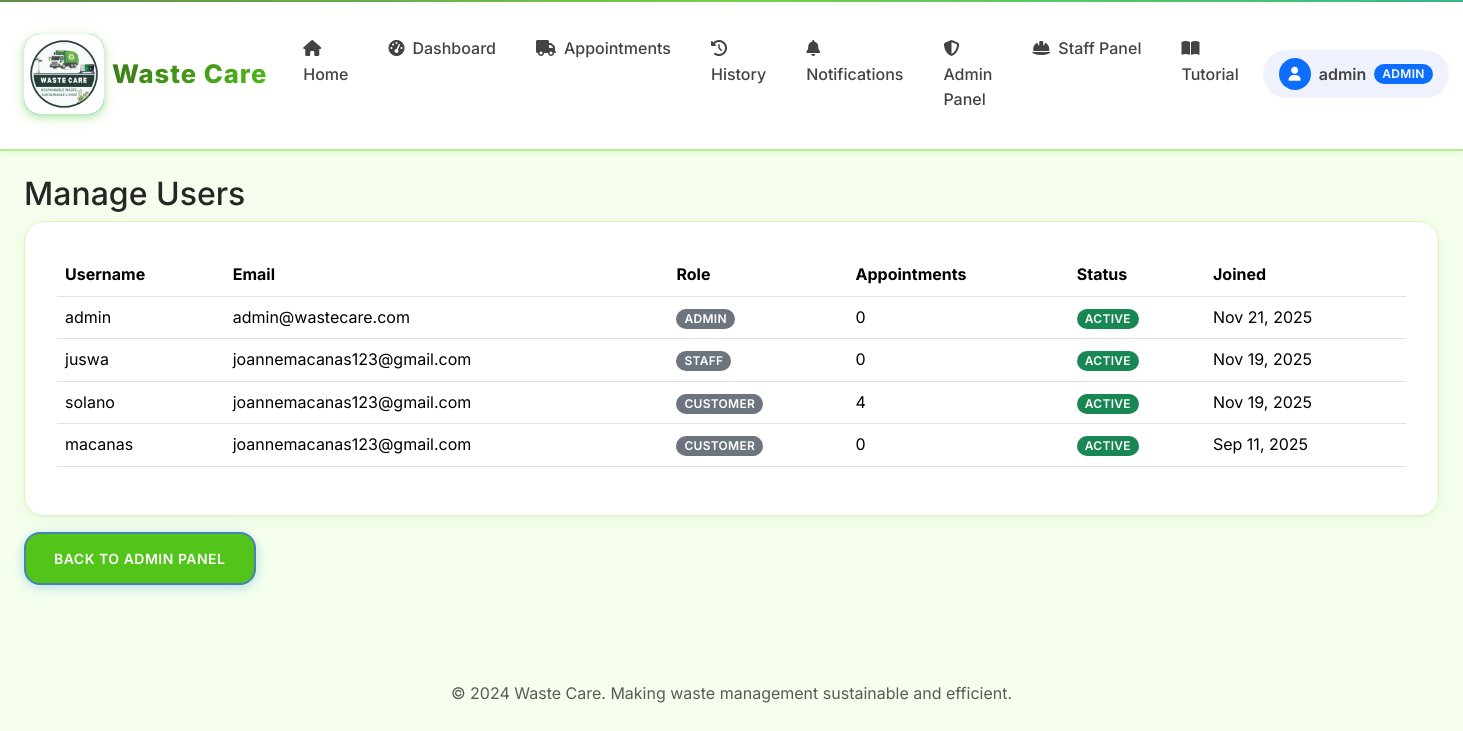
The page /admin-panel/users/ (signed in) on the database as committed earlier.
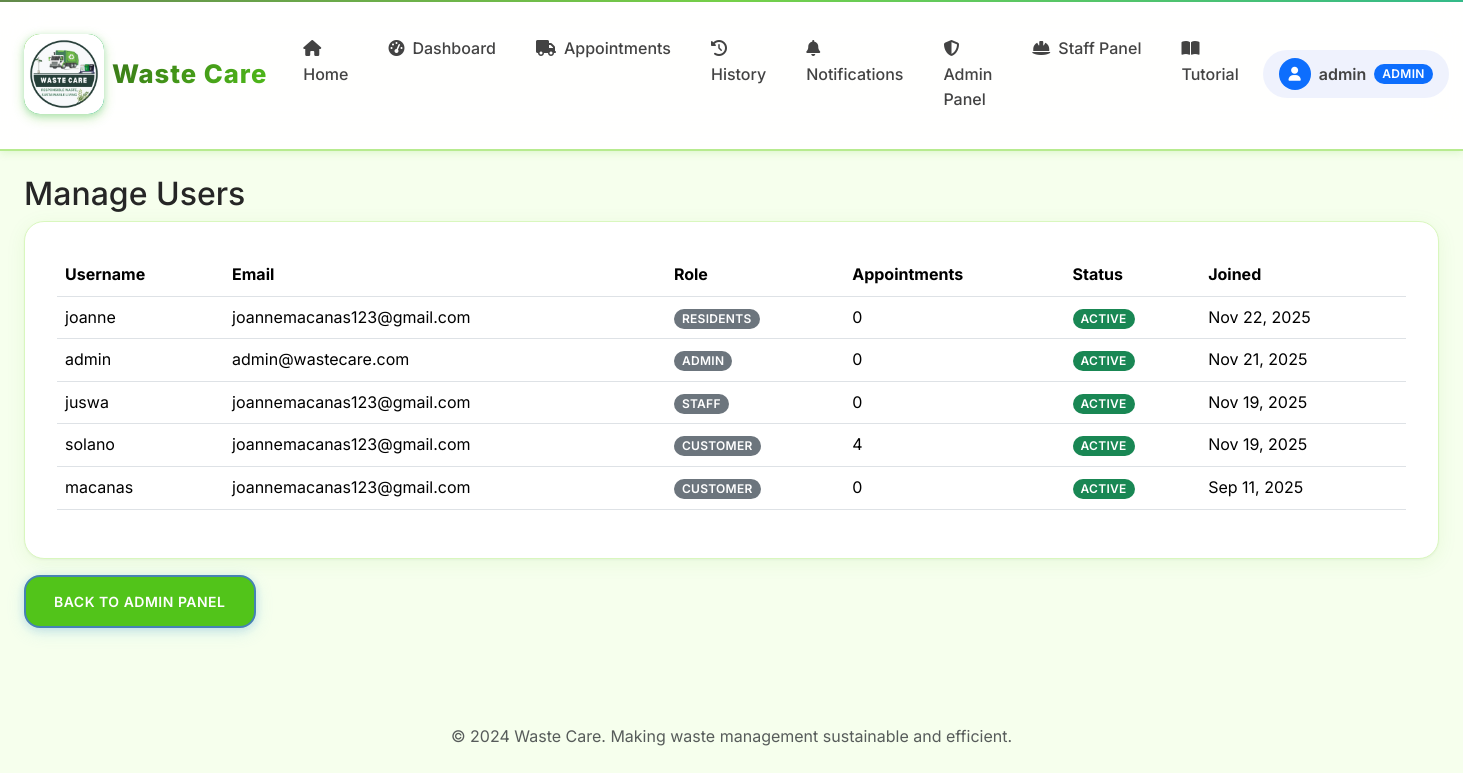
The same page on the database as committed later.
### core/models.py (models this page shows, shortened)
class User(AbstractUser):
    ROLE_CHOICES = [
        ("residents", "Residents"),
        ("staff", "Staff"),
        ("admin", "Admin"),
    ]
    role = models.CharField(max_length=20, choices=ROLE_CHOICES, default="residents")

### core/views.py (the view)
# urls.py: path("admin-panel/users/", views.manage_users, name="manage_users"),
@login_required
@user_passes_test(lambda u: u.role == 'admin' or u.is_superuser)
def manage_users(request):
    users = User.objects.annotate(appointment_count=Count('appointments')).order_by('-date_joined')
    return render(request, "core/manage_users.html", {'users': users})

### core/context_processors.py (called while the page is built)
def navbar_context(request):
    context = {
        'MAPTILER_API_KEY': settings.MAPTILER_API_KEY,
    }
    if request.user.is_authenticated:
        context['unread_notifications'] = Notification.objects.filter(
            user=request.user,
            is_read=False
        ).count()
    else:
        context['unread_notifications'] = 0
    return context

### core/templates/core/manage_users.html
{% extends "base.html" %}
{% block content %}
<h2>Manage Users</h2>
<div class="card">
  <div class="card-body">
    <table class="table">
      <thead>
        <tr>
          <th>Username</th>
          <th>Email</th>
          <th>Role</th>
          <th>Appointments</th>
          <th>Status</th>
          <th>Joined</th>
        </tr>
      </thead>
      <tbody>
        {% for user in users %}
        <tr>
          <td>{{ user.username }}</td>
          <td>{{ user.email }}</td>
          <td><span class="badge bg-secondary">{{ user.get_role_display }}</span></td>
          <td>{{ user.appointment_count }}</td>
          <td>
            {% if user.is_active %}
            <span class="badge bg-success">Active</span>
            {% else %}
            <span class="badge bg-danger">Inactive</span>
            {% endif %}
          </td>
          <td>{{ user.date_joined|date:"M d, Y" }}</td>
        </tr>
        {% endfor %}
      </tbody>
    </table>
  </div>
</div>
<a href="{% url 'core:admin_panel' %}" class="btn btn-secondary mt-3">Back to Admin Panel</a>
{% endblock %}

### waste_care/templates/includes/navbar.html (shortened to what this page needs)
{% load static %}
<nav class="navbar navbar-expand-lg sticky-top">
  <div class="container-fluid px-4">
    <a class="navbar-brand d-flex align-items-center" href="{% url 'core:home' %}">
      <div class="brand-icon me-2">
        <img src="{% static 'img/image1.jpg' %}" alt="Waste Care logo" class="brand-icon-image">
      </div>
      <span class="brand-text">Waste Care</span>
    </a>
    <div class="collapse navbar-collapse" id="navbarNav">
      <ul class="navbar-nav me-auto">
        <li class="nav-item">
          <a class="nav-link {% if request.resolver_match.url_name == 'home' %}active{% endif %}" href="{% url 'core:home' %}">
            <i class="fas fa-home me-2"></i>Home
          </a>
        </li>
        <li class="nav-item dropdown d-none d-lg-block">
          <a class="nav-link dropdown-toggle {% if 'dashboard' in request.resolver_match.url_name %}active{% endif %}" href="#" id="dashboardDropdown" role="button" data-bs-toggle="dropdown" aria-expanded="false">
            <i class="fas fa-tachometer-alt me-2"></i>Dashboard
          </a>
        </li>
        {% if user.role == 'residents' %}
        <li class="nav-item d-none d-lg-block">
          <a class="nav-link {% if 'pickup' in request.resolver_match.url_name %}active{% endif %}" href="{% url 'core:pickup_list' %}">
            <i class="fas fa-truck me-2"></i>Appointments
          </a>
        </li>
        {% else %}
        <li class="nav-item dropdown d-none d-lg-block">
          <a class="nav-link dropdown-toggle " href="#" id="appointmentsDropdown" role="button" data-bs-toggle="dropdown" aria-expanded="false">
            <i class="fas fa-truck me-2"></i>Appointments
          </a>
        </li>
        {% endif %}
        <li class="nav-item">
          <a class="nav-link {% if request.resolver_match.url_name == 'history' %}active{% endif %}" href="{% url 'core:history' %}">
            <i class="fas fa-history me-2"></i>History
          </a>
        </li>
        <li class="nav-item">
          <a class="nav-link {% if request.resolver_match.url_name == 'notifications' %}active{% endif %}" href="{% url 'core:notifications' %}">
            <i class="fas fa-bell me-2"></i>Notifications
          </a>
        </li>
        {% if user.role == 'admin' or user.is_superuser %}
        <li class="nav-item">
          <a class="nav-link {% if request.resolver_match.url_name == 'admin_panel' %}active{% endif %}" href="{% url 'core:admin_panel' %}">
            <i class="fas fa-shield-alt me-2"></i>Admin Panel
          </a>
        </li>
        {% endif %}
        {% if user.role == 'staff' or user.role == 'admin' %}
        <li class="nav-item dropdown">
          <a class="nav-link dropdown-toggle {% if 'staff' in request.resolver_match.url_name %}active{% endif %}" href="#" id="staffDropdown" role="button" data-bs-toggle="dropdown" aria-expanded="false">
            <i class="fas fa-hard-hat me-2"></i>Staff Panel
          </a>
        </li>
        {% endif %}
        <li class="nav-item">
          <a class="nav-link {% if request.resolver_match.url_name == 'tutorial' %}active{% endif %}" href="{% url 'core:tutorial' %}">
            <i class="fas fa-book-open me-2"></i>Tutorial
          </a>
        </li>
      </ul>
      <ul class="navbar-nav">
        {% if user.is_authenticated %}
          <li class="nav-item dropdown">
            <a class="nav-link dropdown-toggle d-flex align-items-center px-3 py-2" href="#" id="userDropdown" role="button" data-bs-toggle="dropdown">
              <div class="rounded-circle bg-primary d-flex align-items-center justify-content-center me-2" style="width: 32px; height: 32px;">
                <i class="fas fa-user text-white" style="font-size: 0.875rem;"></i>
              </div>
              <span class="fw-semibold">{{ user.username }}</span>
              {% if user.role == 'staff' or user.role == 'admin' %}
                <span class="badge bg-primary ms-2">{{ user.role|title }}</span>
              {% endif %}
            </a>
          </li>
        {% endif %}
      </ul>
    </div>
  </div>
</nav>

Rows that differ between the two databases and show on the page:
added User: username "joanne", email "joannemacanas123@gmail.com", role "RESIDENTS", appointment_count "0", is_active "ACTIVE", date_joined "Nov 22, 2025"
